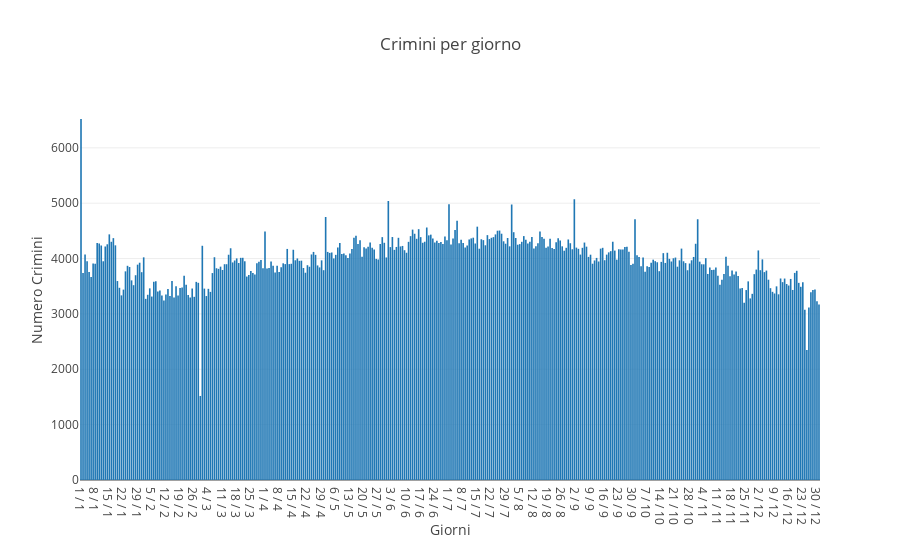

Notebook source saved alongside this figure:
### Code cell
contatore_giorni_ordinato = list()
giorni_ordinati = list()

for m in range(1,13):
    for g in range(1,32):
        if((str(g)+' / '+str(m)) in days_with_counter):
            contatore_giorni_ordinato.append(days_with_counter[str(g)+' / '+str(m)])
            giorni_ordinati.append(str(g)+' / '+str(m))
            
            
data = [go.Bar(
            x=giorni_ordinati,
            y=contatore_giorni_ordinato
)]

layout = go.Layout(
        title="Crimini per giorno",
        yaxis=dict(title="Numero Crimini"),
        xaxis=dict(title="Giorni")
)

fig = go.Figure(data, layout)


py.iplot(fig)

### Figure 1 — Plotly figure (JSON) as saved in the notebook; plotly's stock layout.template omitted (floating-point values rounded to 4 significant figures; data arrays with more than 128 entries replaced by an {"elided": "..."} marker saying what was removed)
{"data": [{"type": "bar", "uid": "0aae912c-f702-11e8-a4c2-acde48001122", "x": {"elided": "366 str values"}, "y": {"elided": "366 int values"}}], "layout": {"title": "Crimini per giorno", "xaxis": {"title": "Giorni"}, "yaxis": {"title": "Numero Crimini"}}}
